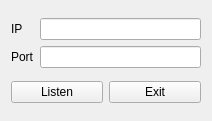
<?xml version="1.0" encoding="UTF-8"?>
<ui version="4.0">
 <class>netConfigForm</class>
 <widget class="QWidget" name="netConfigForm">
  <property name="geometry">
   <rect>
    <x>0</x>
    <y>0</y>
    <width>212</width>
    <height>121</height>
   </rect>
  </property>
  <property name="minimumSize">
   <size>
    <width>212</width>
    <height>121</height>
   </size>
  </property>
  <property name="maximumSize">
   <size>
    <width>212</width>
    <height>121</height>
   </size>
  </property>
  <property name="windowTitle">
   <string>netConfig</string>
  </property>
  <layout class="QGridLayout" name="gridLayout_2">
   <item row="0" column="0" colspan="2">
    <layout class="QGridLayout" name="gridLayout">
     <item row="0" column="0">
      <widget class="QLabel" name="label">
       <property name="text">
        <string>IP</string>
       </property>
      </widget>
     </item>
     <item row="0" column="1">
      <widget class="QLineEdit" name="lineEdit_IP"/>
     </item>
     <item row="1" column="0">
      <widget class="QLabel" name="label_2">
       <property name="text">
        <string>Port</string>
       </property>
      </widget>
     </item>
     <item row="1" column="1">
      <widget class="QLineEdit" name="lineEdit_Port"/>
     </item>
    </layout>
   </item>
   <item row="1" column="0">
    <widget class="QPushButton" name="pushButton_Listen">
     <property name="text">
      <string>Listen</string>
     </property>
    </widget>
   </item>
   <item row="1" column="1">
    <widget class="QPushButton" name="btnExit">
     <property name="text">
      <string>Exit</string>
     </property>
    </widget>
   </item>
  </layout>
 </widget>
 <resources/>
 <connections/>
</ui>
